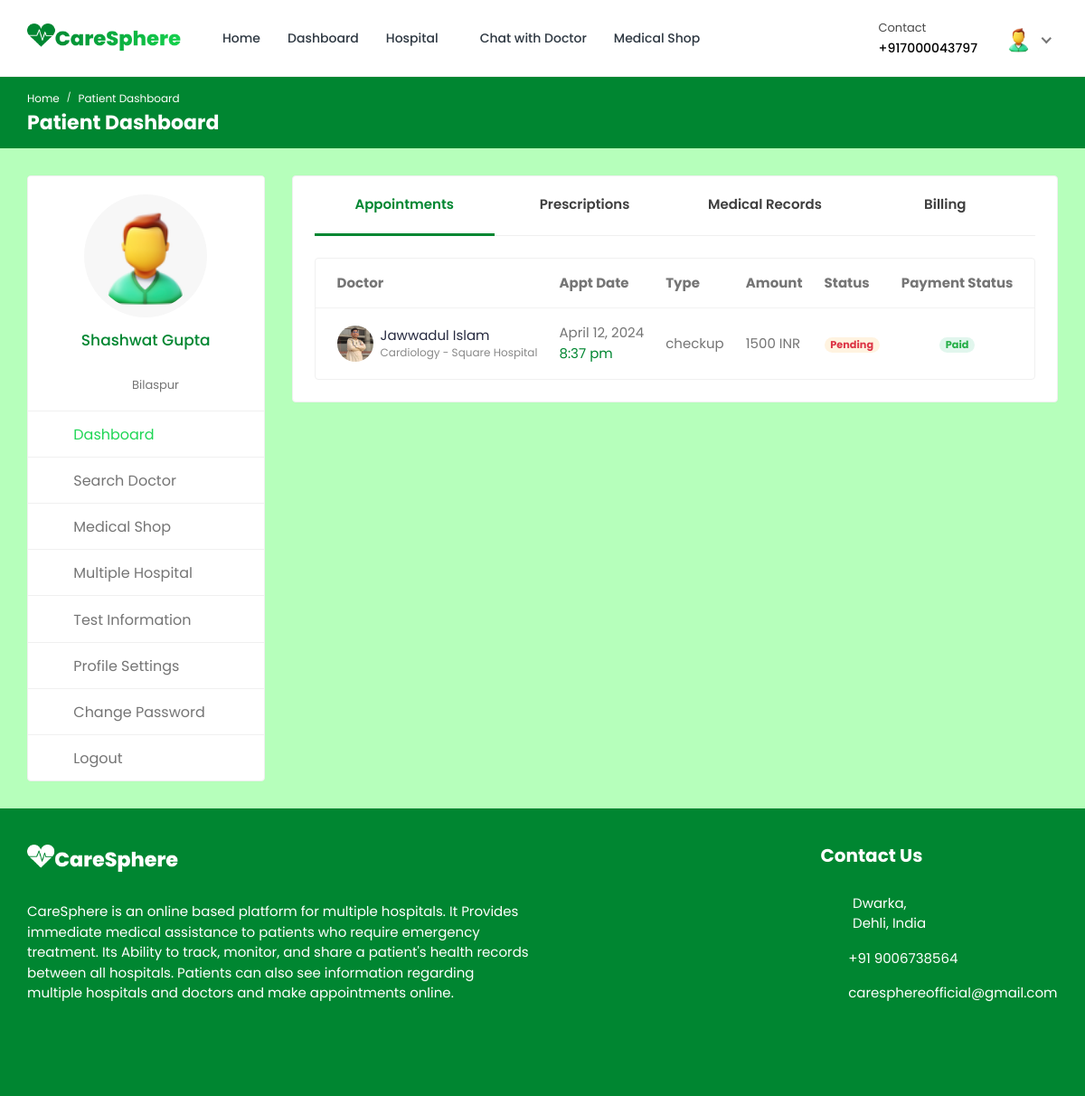
Before: /patient-dashboard/ (signed in) with the older database file.
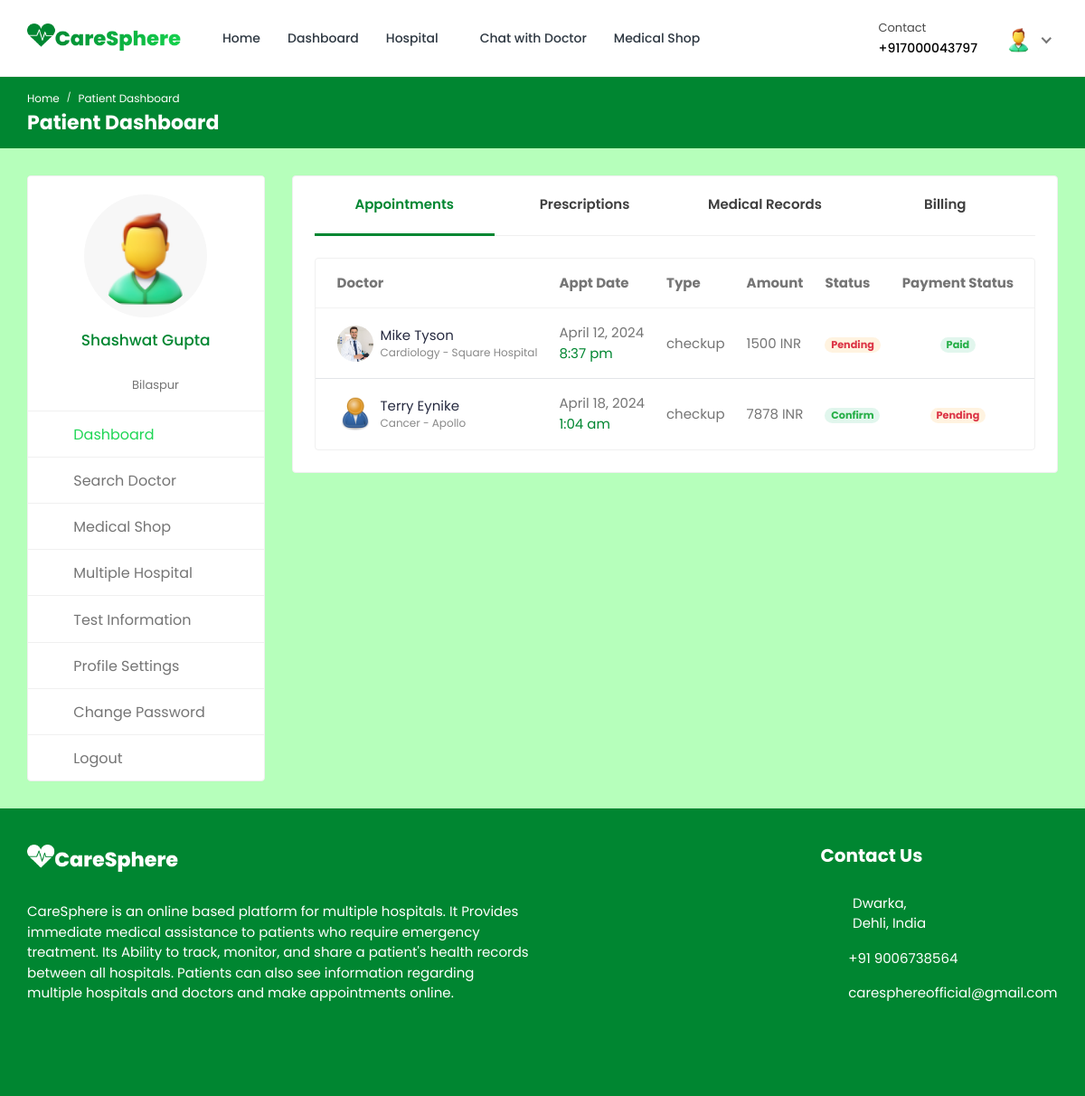
After: the same page with the newer database file.
### doctor/models.py (models this page shows, shortened)
class Appointment(models.Model):
    APPOINTMENT_TYPE = (
        ('report', 'report'),
        ('checkup', 'checkup'),
    )
    APPOINTMENT_STATUS = (
        ('pending', 'pending'),
        ('confirmed', 'confirmed'),
        ('cancelled', 'cancelled'),
    )
    id = models.AutoField(primary_key=True)
    date = models.DateField(null=True, blank=True)
    time = models.CharField(max_length=200, null=True, blank=True)
    doctor = models.ForeignKey(Doctor_Information, on_delete=models.CASCADE, null=True, blank=True)
    patient = models.ForeignKey(Patient, on_delete=models.CASCADE, null=True, blank=True)
    appointment_type = models.CharField(max_length=200, choices=APPOINTMENT_TYPE)
    appointment_status = models.CharField(max_length=200, choices=APPOINTMENT_STATUS)
    serial_number = models.CharField(max_length=200, null=True, blank=True)
    payment_status = models.CharField(max_length=200, null=True, blank=True, default='pending')
    transaction_id = models.CharField(max_length=255, null=True, blank=True)
    message = models.CharField(max_length=255, null=True, blank=True)

class Doctor_Information(models.Model):
    DOCTOR_TYPE = (
        ('Cardiologists', 'Cardiologists'),
        ('Neurologists', 'Neurologists'),
        ('Pediatricians', 'Pediatricians'),
        ('Physiatrists', 'Physiatrists'),
        ('Dermatologists', 'Dermatologists'),
    )
    doctor_id = models.AutoField(primary_key=True)
    user = models.OneToOneField(User, on_delete=models.CASCADE, null=True, blank=True, related_name='profile')
    name = models.CharField(max_length=200, null=True, blank=True)
    username = models.CharField(max_length=200, null=True, blank=True)
    gender = models.CharField(max_length=200, null=True, blank=True)
    description = models.TextField(max_length=1000, null=True, blank=True)
    department = models.CharField(max_length=200, choices=DOCTOR_TYPE, null=True, blank=True)
    department_name = models.ForeignKey(hospital_department, on_delete=models.SET_NULL, null=True, blank=True)
    specialization = models.ForeignKey(specialization, on_delete=models.SET_NULL, null=True, blank=True)
    featured_image = models.ImageField(upload_to='doctors/', default='doctors/user-default.png', null=True, blank=True)
    certificate_image = models.ImageField(upload_to='doctors_certificate/', default='doctors_certificate/default.png', null=True, blank=True)
    email = models.EmailField(max_length=200, null=True, blank=True)
    phone_number = models.CharField(max_length=200, null=True, blank=True)
    nid = models.CharField(max_length=200, null=True, blank=True)
    visiting_hour = models.CharField(max_length=200, null=True, blank=True)
    consultation_fee = models.IntegerField(null=True, blank=True)
    report_fee = models.IntegerField(null=True, blank=True)
    dob = models.CharField(max_length=200, null=True, blank=True)
    institute = models.CharField(max_length=200, null=True, blank=True)
    degree = models.CharField(max_length=200, null=True, blank=True)
    completion_year = models.CharField(max_length=200, null=True, blank=True)
    work_place = models.CharField(max_length=200, null=True, blank=True)
    designation = models.CharField(max_length=200, null=True, blank=True)
    start_year = models.CharField(max_length=200, null=True, blank=True)
    end_year = models.CharField(max_length=200, null=True, blank=True)
    register_status =  models.CharField(max_length=200, null=True, blank=True, default='Pending')
    hospital_name = models.ForeignKey(Hospital_Information, on_delete=models.SET_NULL, null=True, blank=True)

### hospital_admin/models.py (models this page shows)
class hospital_department(models.Model):
    hospital_department_id = models.AutoField(primary_key=True)
    hospital_department_name = models.CharField(max_length=200, null=True, blank=True)
    hospital = models.ForeignKey(Hospital_Information, on_delete=models.CASCADE, null=True, blank=True)
    featured_image = models.ImageField(upload_to='departments/', default='departments/default.png', null=True, blank=True)
    def __str__(self):
        val1 = str(self.hospital_department_name)
        val2 = str(self.hospital)
        val3 = val1 + ' - ' + val2
        return str(val3)

### hospital/models.py (models this page shows)
class Hospital_Information(models.Model):
    HOSPITAL_TYPE = (
        ('private', 'Private hospital'),
        ('public', 'Public hospital'),
    )
    hospital_id = models.AutoField(primary_key=True)
    name = models.CharField(max_length=200, null=True, blank=True)
    address = models.CharField(max_length=200, null=True, blank=True)
    featured_image = models.ImageField(upload_to='hospitals/', default='hospitals/default.png', null=True, blank=True)
    description = models.TextField(null=True, blank=True)
    email = models.EmailField(max_length=200, null=True, blank=True)
    phone_number = models.IntegerField(null=True, blank=True)
    hospital_type = models.CharField(max_length=200, choices=HOSPITAL_TYPE)
    general_bed_no = models.IntegerField(null=True, blank=True)
    available_icu_no = models.IntegerField(null=True, blank=True)
    regular_cabin_no = models.IntegerField(null=True, blank=True)
    emergency_cabin_no = models.IntegerField(null=True, blank=True)
    vip_cabin_no = models.IntegerField(null=True, blank=True)
    def __str__(self):
        return str(self.name)

### hospital/views.py (the view)
# urls.py: path('patient-dashboard/',views.patient_dashboard, name='patient-dashboard'),
@csrf_exempt
@login_required(login_url="login")
@cache_control(no_cache=True, must_revalidate=True, no_store=True)
def patient_dashboard(request):
    if request.user.is_patient:
        patient = Patient.objects.get(user=request.user)
        report = Report.objects.filter(patient=patient)
        prescription = Prescription.objects.filter(patient=patient).order_by('-prescription_id')
        appointments = Appointment.objects.filter(patient=patient).filter(Q(appointment_status='pending') | Q(appointment_status='confirmed'))
        payments = Payment.objects.filter(patient=patient).filter(appointment__in=appointments).filter(payment_type='appointment').filter(status='VALID')
        context = {'patient': patient, 'appointments': appointments, 'payments': payments,'report':report,'prescription':prescription}
    else:
        return redirect('logout')
    return render(request, 'patient-dashboard.html', context)

### templates/patient-dashboard.html (shortened to what the changed rows need)
{% load static %}
<!DOCTYPE html>
<html lang="en">
  <head>
    <link
      rel="stylesheet"
      href="{% static 'HealthStack-System/css/Normal/bootstrap.min.css' %}"
    />
    <link
      rel="stylesheet"
      href="{% static 'HealthStack-System/plugins/Normal/fontawesome/css/fontawesome.min.css' %}"
    />
    <link
      rel="stylesheet"
      href="{% static 'HealthStack-System/plugins/Normal/fontawesome/css/all.min.css' %}"
    />
    <link
      rel="stylesheet"
      href="{% static 'HealthStack-System/css/Normal/style.css' %}"
    />
  </head>
  <body>
    <div class="main-wrapper">
      <div class="breadcrumb-bar">
        <div class="container-fluid">
          <div class="row align-items-center">
            <div class="col-md-12 col-12">
              <h2 class="breadcrumb-title">Patient Dashboard</h2>{% include 'message.html' %}
            </div>
          </div>
        </div>
      </div>
      <div class="content">
        <div class="container-fluid">
          <div class="row">
            <div class="col-md-7 col-lg-8 col-xl-9">
              <div class="card">
                <div class="card-body pt-0">
                  <div class="tab-content pt-0">
                    <div
                      id="pat_appointments"
                      class="tab-pane fade show active"
                    >
                      <div class="card card-table mb-0">
                        <div class="card-body">
                          <div class="table-responsive">
                            <table class="table table-hover table-center mb-0">
                              <thead>
                                <tr>
                                  <th>Doctor</th>
                                  <th>Appt Date</th>
                                  <th>Type</th>
                                  <th>Amount</th>
                                  <th>Status</th>
                                  <th>Payment Status</th>
                                  <th>Action</th>
                                </tr>
                              </thead>
                              <tbody>
                                {% for appointment in appointments %}
                                <tr>
                                  <td>
                                    <h2 class="table-avatar">
                                      <a
                                        href="doctor-profile.html"
                                        class="avatar avatar-sm mr-2"
                                      >
                                        <img
                                          class="avatar-img rounded-circle"
                                          src="{{ appointment.doctor.featured_image.url }}"
                                          alt="User Image"
                                        />
                                      </a>
                                      <a href="doctor-profile.html"
                                        >{{ appointment.doctor.name }}
                                        <span
                                          >{{appointment.doctor.department_name}}</span
                                        ></a
                                      >
                                    </h2>
                                  </td>
                                  <td>
                                    {{appointment.date}}
                                    <span class="d-block text-info"
                                      >{{appointment.time}}</span
                                    >
                                  </td>
                                  <td>{{appointment.appointment_type}}</td>
                                  {% if appointment.appointment_type == 'checkup' %}
                                  <td>{{appointment.doctor.consultation_fee}} INR</td>
                                  {% else %}
                                  <td>{{appointment.doctor.report_fee}} INR</td>
                                  {% endif %}
                                  <td>
                                    {% if appointment.appointment_status == 'pending' %}
                                    <span class="badge badge-pill bg-warning-light">Pending</span>
                                    {% endif %}
                                    {% if appointment.appointment_status == 'confirmed' %}
                                    <span class="badge badge-pill bg-success-light">Confirm</span>
                                    {% endif %}
                                  </td>
                                  <td class="text-center">
                                    {% if appointment.payment_status == 'pending' %}
                                    <span class="badge badge-pill bg-warning-light">Pending</span>
                                    {% endif %}
                                    {% if appointment.payment_status == 'VALID' %}
                                    <span class="badge badge-pill bg-success-light">Paid</span>
                                    {% endif %}
                                  </td>
                                  <td >
                                  </td>
                                </tr>
                                {% endfor %}
                              </tbody>
                            </table>
                          </div>
                        </div>
                      </div>
                    </div>
                  </div>
                </div>
              </div>
            </div>
          </div>
        </div>
      </div>
      {% include 'footer.html' %}
    </div>
  </body>
</html>

Changed rows visible on the page:
changed through a linked row, Appointment "8:37 pm": doctor.featured_image: a different picture; doctor.name "Jawwadul Islam" → "Mike Tyson"
added Appointment: doctor.featured_image (placeholder picture), doctor.name "Terry Eynike", doctor.department_name "Cancer - Apollo", date "April 18, 2024", time "1:04 am", appointment_type "checkup", doctor.consultation_fee "7878", appointment_status "Confirm", payment_status "Pending"
